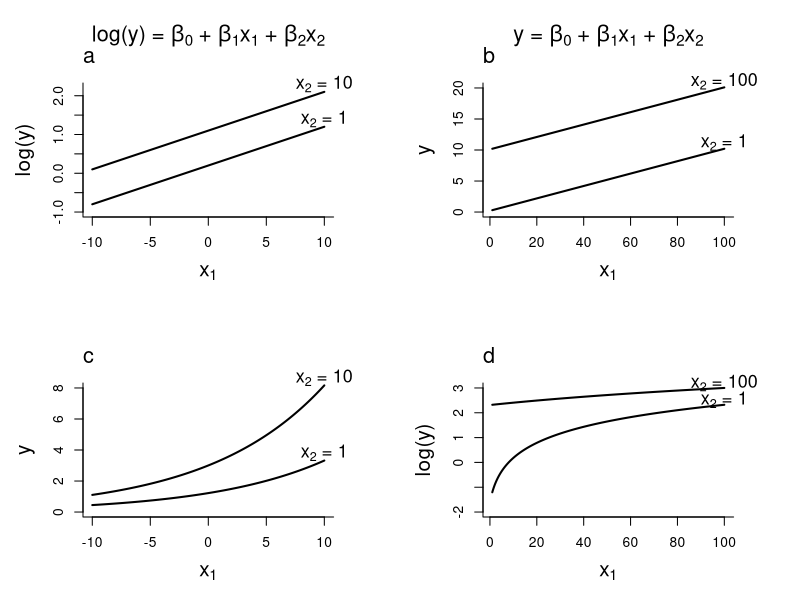
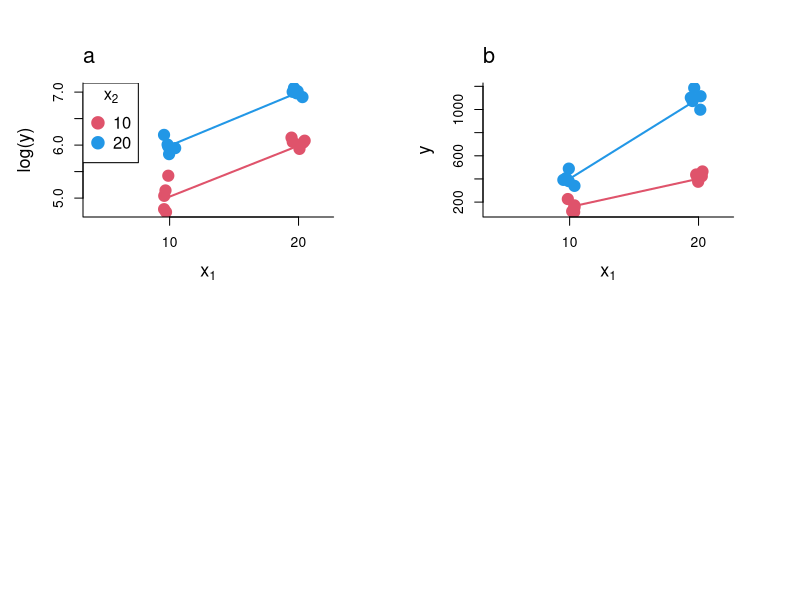

The R script that drew these images, in order:


  par(mfcol = c(2, 2), mar = c(5, 5, 5, 4))

  b0 <- 0.1
  b1 <- 0.1
  b2 <- 0.1
  
  x1 <- seq(-10, 10, 0.1)
  
  x2 <- 1
  ly1 <- b0 + b1*x1 + b2*x2

  x2 <- 10
  ly2 <- b0 + b1*x1 + b2*x2
  
  y1 <- exp(ly1)
  y2 <- exp(ly2)
  
  plot(ly2 ~ x1, type = "l", bty = "l", lwd = 2, ylim = c(-1, 2.2),
       xlab = expression(x[1]), ylab = "log(y)", cex.lab = 1.5)
  lines(ly1 ~ x1, lwd = 2)
  
  mtext("a", line = 1, adj = 0, cex = 1.3)
  mtext(expression(paste("log(y) = ",beta[0]," + ",beta[1],x[1]," + ",beta[2],x[2])), line = 2, cex = 1.3)
  
  text(10, max(ly1 + 0.2), expression(paste(x[2], " = 1")), xpd = NA, cex = 1.3)
  text(10, max(ly2 + 0.2), expression(paste(x[2], " = 10")), xpd = NA, cex = 1.3)  
  
  
  plot(y2 ~ x1, type = "l", bty = "l", lwd = 2, ylim = c(0, 8),
       xlab = expression(x[1]), ylab = "y", cex.lab = 1.5)
    lines(y1 ~ x1, lwd = 2)

  mtext("c", line = 1, adj = 0, cex = 1.3)
#  mtext(expression(paste("log(y) = ",beta[0]," + ",beta[1],x[1]," + ",beta[2],x[2])), line = 2, cex = 1.2)

  text(10, max(y1 + 0.5), expression(paste(x[2], " = 1")), xpd = NA, cex = 1.3)
  text(10, max(y2 + 0.5), expression(paste(x[2], " = 10")), xpd = NA, cex = 1.3)
    
##########################################################    
  b0 <- 0.1
  b1 <- 0.1
  b2 <- 0.1
  
  x1 <- seq(1, 100, 0.1)
  
  x2 <- 1
  ly1 <- (log(b0 + b1*x1 + b2*x2))
  y1 <- exp(ly1)

  x2 <- 100
  ly2 <- (log(b0 + b1*x1 + b2*x2))
  y2 <- exp(ly2)
  
  plot(y2 ~ x1, type = "l", bty = "l", lwd = 2, ylim = c(0, 20),
       xlab = expression(x[1]), ylab = "y", cex.lab = 1.5)
  lines(y1 ~ x1, lwd = 2)
  
  mtext("b", line = 1, adj = 0, cex = 1.3)
  mtext(expression(paste("y = ",beta[0]," + ",beta[1],x[1]," + ",beta[2],x[2])), line = 2, cex = 1.3)
  
  text(100, max(y1 + 1), expression(paste(x[2], " = 1")), xpd = NA, cex = 1.3)
  text(100, max(y2 + 1), expression(paste(x[2], " = 100")), xpd = NA, cex = 1.3)

  plot(ly2 ~ x1, type = "l", bty = "l", lwd = 2, ylim = c(-2, 3),
       xlab = expression(x[1]), ylab = "log(y)", cex.lab = 1.5)
    lines(ly1 ~ x1, lwd = 2)
      
  mtext("d", line = 1, adj = 0, cex = 1.3)
#  mtext(expression(paste("y = ",beta[0]," + ",beta[1],x[1]," + ",beta[2],x[2])), line = 2, cex = 1.2)
  
  text(100, max(ly1 + 0.2), expression(paste(x[2], " = 1")), xpd = NA, cex = 1.3)
  text(100, max(ly2 + 0.2), expression(paste(x[2], " = 100")), xpd = NA, cex = 1.3)
  
  
########################################################################
# example with fixed x
  
  set.seed(123)
  nsim <- 10
  b0 <- 3
  b1 <- 0.1
  b2 <- 0.1
  
  x1 <- rep(c(10, 20), each = nsim)
  x2 <- rep(c(10, 20), nsim)

  table(paste(x1, x2))
    
  y <- rnorm(length(x1), exp(b0 + b1*x1 + b2*x2), 50)
  ly <- log(y)
  
  par(mfrow = c(2, 2))
# x1
  plot(ly ~ jitter(x1, 0.3), pch = 19, col = x2, cex = 1.8, xlim = c(4, 22),
       xaxt = "n", xlab = expression(x[1]), bty = "l", ylab = "log(y)", cex.lab = 1.3)
  axis(1, at = c(10, 20), labels = c(10, 20), cex = 1.3)
  lines(c(10, 20), c(mean(ly[x1 == 10 & x2 == 10]), mean(ly[x1 == 10 & x2 == 20])), col = x2[1], lwd = 2)
  lines(c(10, 20), c(mean(ly[x1 == 10 & x2 == 20]), mean(ly[x1 == 20 & x2 == 20])), col = x2[2], lwd = 2)
  mtext("a", line = 1, adj = 0, cex = 1.3)
  legend("topleft", 
         legend = c(10, 20), 
         col = c(x2[1], x2[2]), 
         pch = 19, 
         pt.cex = 2, 
         cex = 1.2, 
         text.col = "black",
         title = expression(x[2]))    

  plot(y ~ jitter(x1, 0.3), pch = 19, col = x2, cex = 1.8, xlim = c(4, 22),
       xaxt = "n", xlab = expression(x[1]), bty = "l", ylab = "y", cex.lab = 1.3)
  axis(1, at = c(10, 20), labels = c(10, 20), cex = 1.3)
  lines(c(10, 20), c(mean(y[x1 == 10 & x2 == 10]), mean(y[x1 == 10 & x2 == 20])), col = x2[1], lwd = 2)
  lines(c(10, 20), c(mean(y[x1 == 10 & x2 == 20]), mean(y[x1 == 20 & x2 == 20])), col = x2[2], lwd = 2)
  mtext("b", line = 1, adj = 0, cex = 1.3)

  summary(lm(log(y) ~ x1*x2))
  summary(lm(y ~ x1*x2))
  summary(lm(y ~ x1 + x2))
  
  
